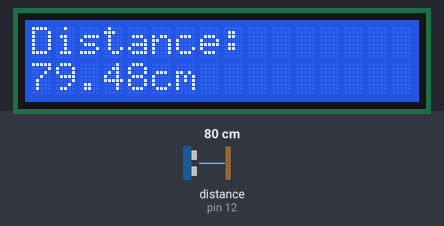
The sketch below on a simulated Arduino Uno, built with avr-gcc and run on an emulated ATmega328P. Parts: 16×2 character LCD. Wiring (inferred from the names in the program): ultrasonic range finder: trigger pin 11; echo pin 12. The test bench sets the inputs (shaded band); at power-on: distance to the obstacle (sensor on pin 12) 80 cm. The echo pulse lasts 58.3 µs per cm; what the sketch prints to the serial monitor is not drawn.

Above: at 3.3 s.
3.4 s: distance to the obstacle (sensor on pin 12) set to 2 cm
At 5.5 s:
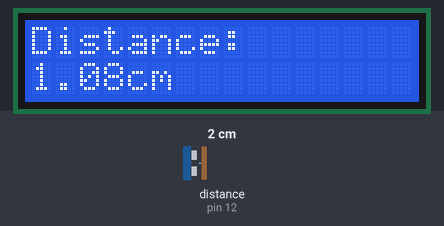
6.0 s: distance to the obstacle (sensor on pin 12) set to 4 cm
At 7.9 s:
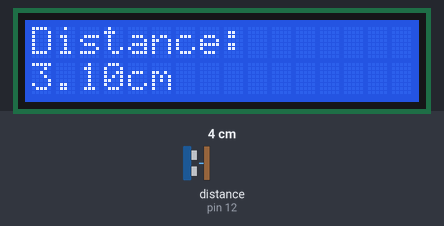
8.5 s: distance to the obstacle (sensor on pin 12) set to 9 cm
At 10.2 s:
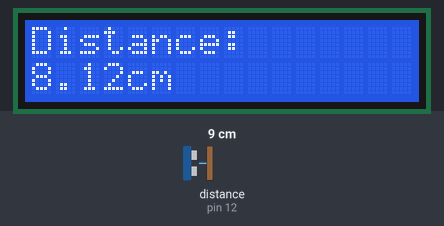
Timing chart, 0 to 11.7 s (numbered marks = the images above; inputs shaded):
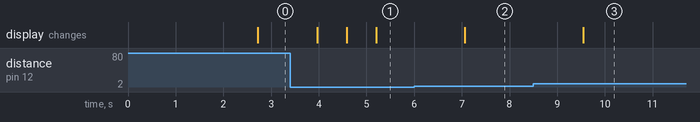

The sketch:

Arduino_HC-SR04_LCD.ino
```cpp
//LCD Library version:1.1 Compatible with the Arduino IDE 1.0
#include <Wire.h>
#include <LiquidCrystal_I2C.h>

const int TrigPin = 11;
const int EchoPin = 12;
float cm;
LiquidCrystal_I2C lcd(0x27, 16, 2); // set the LCD address to 0x27 for a 16 chars and 2 line display

void setup()
{
Serial.begin(9600);
pinMode(TrigPin, OUTPUT);
pinMode(EchoPin, INPUT);

  lcd.begin();                      // initialize the lcd
 // Print a message to the LCD.
  lcd.backlight();
  lcd.setCursor(0, 0);
  lcd.print("DistanceDetector");
  lcd.setCursor(0, 1);
  lcd.print("Provide by KDA");
  delay(2000);

}
void loop()
{
 delay(100);
//发一个10ms的高脉冲去触发TrigPin
digitalWrite(TrigPin, LOW);
delayMicroseconds(2);
digitalWrite(TrigPin, HIGH);
delayMicroseconds(10);
digitalWrite(TrigPin, LOW);
cm = pulseIn(EchoPin, HIGH) / 58.0; //算成厘米
cm = (int(cm * 100.0)) / 100.0; //保留两位小数
cm = cm -0.62;  // 　扣掉距離誤差值　
Serial.print(cm);
Serial.print("cm");
Serial.println();
delay(500);

// LCD Display
 lcd.clear();
 lcd.setCursor(0, 0); // 設定游標位置在第一行行首
 lcd.print("Distance:");
 lcd.setCursor(0, 1); // 設定游標位置在第一行行首
 lcd.print(cm);
 lcd.print("cm");
}
```

Measured:
- after the input at 3.4 s, the display: first changes after 0.56 s (image 1 shows a later state)
- after the input at 6.0 s, the display: changes after 1.1 s (image 2)
- after the input at 8.5 s, the display: changes after 1.0 s (image 3)
